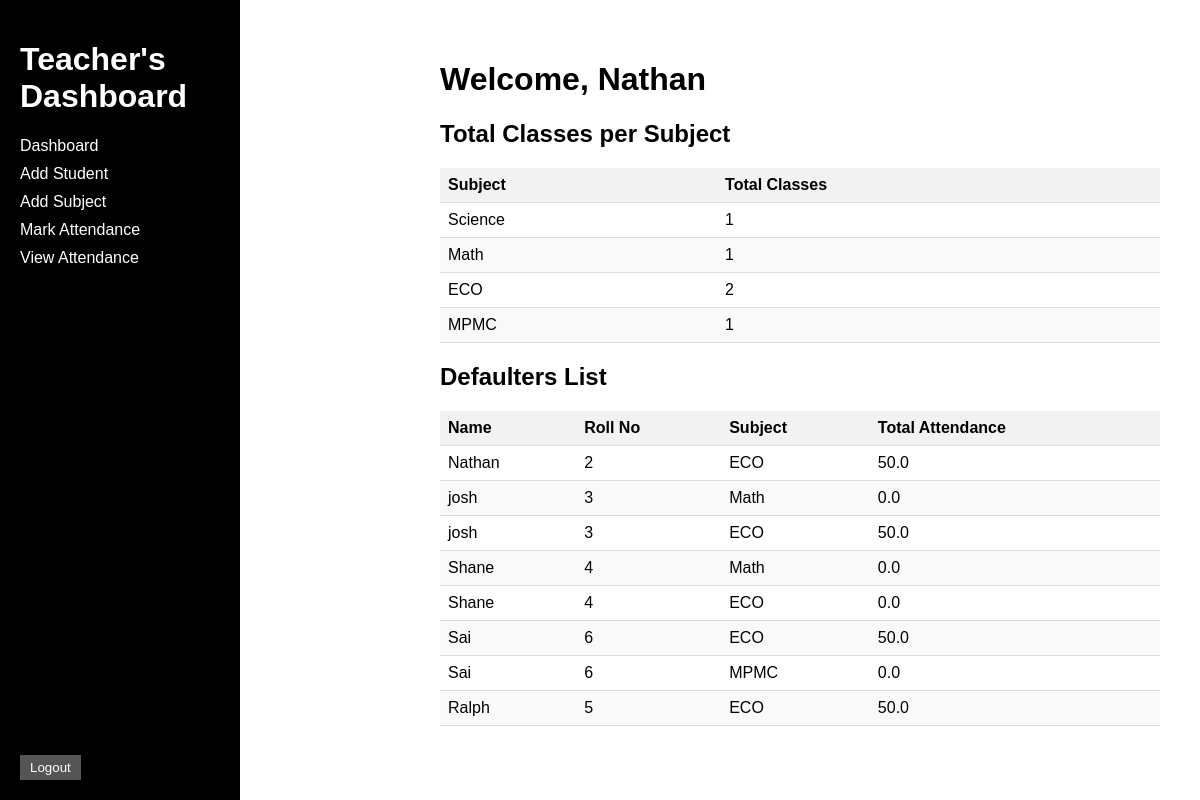
The page / (signed in) on the database its author committed.
### tables this page shows
CREATE TABLE students (
                id INTEGER PRIMARY KEY AUTOINCREMENT,
                name TEXT NOT NULL,
                roll_no INTEGER UNIQUE NOT NULL
            );

CREATE TABLE subjects (
                id INTEGER PRIMARY KEY AUTOINCREMENT,
                name TEXT NOT NULL UNIQUE
            );

### app.py (the view)
@app.route('/')
def home():
    if 'username' not in session:
        return redirect(url_for('login'))
    c.execute("SELECT subjects.name, COUNT(DISTINCT attendance.date) as total_classes FROM subjects LEFT JOIN attendance ON subjects.id = attendance.subject_id GROUP BY subjects.id")
    subject_data = c.fetchall()
    c.execute("SELECT students.name, students.roll_no, subjects.name, (SUM(CASE WHEN attendance.status = 'Present' THEN 1 ELSE 0 END) * 100.0 / COUNT(attendance.id)) as attendance_percentage FROM students INNER JOIN attendance ON students.id = attendance.student_id INNER JOIN subjects ON subjects.id = attendance.subject_id GROUP BY students.id, subjects.id HAVING attendance_percentage < 75")
    defaulters_data = c.fetchall()
    return render_template('index.html', subject_data=subject_data, defaulters_data=defaulters_data)

### templates/index.html (shortened to what this page needs)
{% extends 'base.html' %}
{% block content %}
    <div class="content">
        <h1>Welcome, {{ session['username'] }}</h1>
        <h2>Total Classes per Subject</h2>
        <table class="subject-table">
            <thead>
                <tr>
                    <th>Subject</th>
                    <th>Total Classes</th>
                </tr>
            </thead>
            <tbody>
                {% for subject in subject_data %}
                    <tr>
                        <td>{{ subject[0] }}</td>
                        <td>{{ subject[1] }}</td>
                    </tr>
                {% endfor %}
            </tbody>
        </table>
        <h2>Defaulters List</h2>
        {% if defaulters_data %}
            <table class="defaulters-table">
                <thead>
                    <tr>
                        <th>Name</th>
                        <th>Roll No</th>
                        <th>Subject</th>
                        <th>Total Attendance</th>
                    </tr>
                </thead>
                <tbody>
                    {% for defaulter in defaulters_data %}
                        <tr>
                            <td>{{ defaulter[0] }}</td>
                            <td>{{ defaulter[1] }}</td>
                            <td>{{ defaulter[2] }}</td>
                            <td>{{ defaulter[3] }}</td>
                        </tr>
                    {% endfor %}
                </tbody>
            </table>
        {% else %}
            <p>No defaulters found.</p>
        {% endif %}
    </div>
{% endblock %}

### templates/base.html (style rules this page uses)
body { margin: 0; padding: 0; font-family: Arial, sans-serif; }
.content { margin-left: 200px; padding: 20px; }

### templates/index.html (style rules this page uses)
.subject-table { width: 100%; border-collapse: collapse; margin-bottom: 20px; }
.subject-table th, .subject-table td { padding: 8px; text-align: left; border-bottom: 1px solid #ddd; }
.subject-table th { background-color: #f2f2f2; font-weight: bold; }
.subject-table tr:nth-child(even) { background-color: #f9f9f9; }
.defaulters-table { width: 100%; border-collapse: collapse; margin-top: 20px; }
.defaulters-table th, .defaulters-table td { padding: 8px; text-align: left; border-bottom: 1px solid #ddd; }
.defaulters-table th { background-color: #f2f2f2; font-weight: bold; }
.defaulters-table tr:nth-child(even) { background-color: #f9f9f9; }

### rows shown on the page
students: username "Nathan", name "Nathan", roll_no "2", name "ECO", defaulter "50.0"
subjects: name "Science", id "1"
subjects: name "Math", subject "1"
subjects: name "ECO", subject "2"
subjects: name "MPMC", subject "1"
students: name "josh", roll_no "3", name "Math", defaulter "0.0", name "ECO", defaulter "50.0"
students: name "Shane", roll_no "4", name "Math", defaulter "0.0", name "ECO"
students: name "Sai", roll_no "6", name "ECO", defaulter "50.0", name "MPMC", defaulter "0.0"
students: name "Ralph", roll_no "5", name "ECO", defaulter "50.0"
